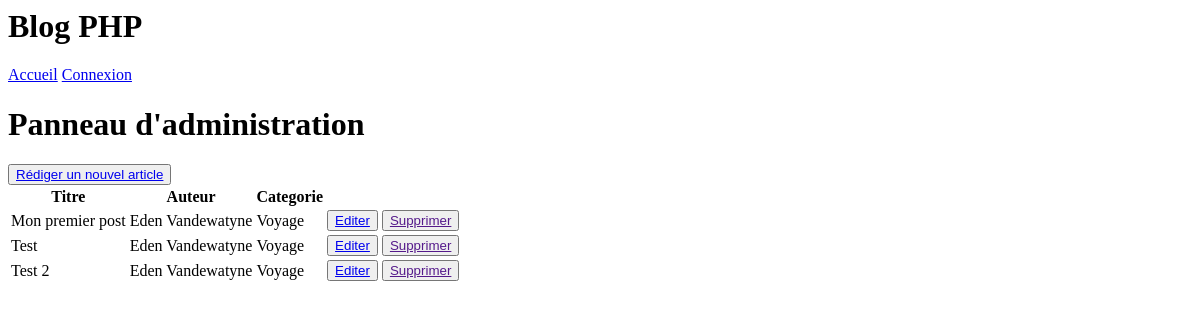
The app's page /admin.php, older data.
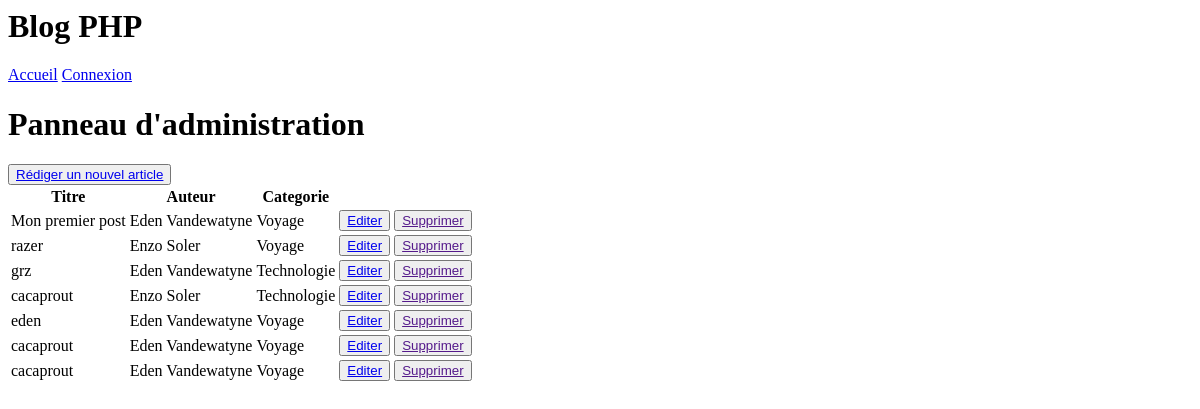
The same page, newer data.
### tables this page shows
CREATE TABLE `posts` (
  `id` int(11) NOT NULL,
  `titre` varchar(255) NOT NULL,
  `contenu` text NOT NULL,
  `date_creation` datetime DEFAULT CURRENT_TIMESTAMP,
  `auteur_id` int(11) DEFAULT NULL,
  `categorie_id` int(11) DEFAULT NULL
);

CREATE TABLE `categories` (
  `id` int(11) NOT NULL,
  `name` varchar(100) NOT NULL
);

### admin.php (the view, shortened to what this page needs)
<html>
<body>
    <?php
        include("include/header.php");
        include("basedonnee.php");
    ?>
    <h1>Panneau d'administration</h1>
    <button><a href="addarticle.php">Rédiger un nouvel article</a></button>
    <table>
        <thead>
            <tr>
                <th>Titre</th>
                <th>Auteur</th>
                <th>Categorie</th>
                <th></th>
                <th></th>
            </tr>
        </thead>
        <tbody>
            <?php
                $sql = "SELECT *, posts.id AS post_id, admin.prenom AS auteur_prenom, admin.nom AS auteur_nom, categories.name AS categorie
                        FROM posts
                        JOIN admin
                            ON posts.auteur_id = admin.id
                        JOIN categories
                            ON posts.categorie_id = categories.id";
                $query = $pdo->query($sql);
                $results = $query->fetchAll(PDO::FETCH_ASSOC);
                foreach ($results as $row) {
                    ?>
                        <tr>
                            <td><?php echo $row["titre"] ?></td>
                            <td><?php echo $row["auteur_prenom"] ." "   .$row["auteur_nom"]?></td>
                            <td><?php echo $row["categorie"] ?></td>
                            <td><button><a href="edit.php?id=<?php echo $row["post_id"] ?>">Editer</a></button></td>
                            <td><button><a href="">Supprimer</a></button></td>
                        </tr>
                    <?php
                }
            ?>
        </tbody>
    </table>
</body>
</html>

### include/header.php (shortened to what this page needs)
<html>
    <body>
        <h1>Blog PHP</h1>
        <nav>
            <a href="index.php">Accueil</a>
            <?php if (isset($_SESSION["admin_id"])): ?>
                <a href="admin.php">Admin</a>
                <a href="logout.php">Déconnexion</a>
                <p>Connecté en tant que <?= $_SESSION["admin_prenom"] ?> <?= $_SESSION["admin_nom"] ?></p>
            <?php else: ?>
                <a href="login.php">Connexion</a>
            <?php endif; ?>
        </nav>
    </body>
</html>

Row changes from the older to the newer data that the page shows:
removed posts: titre "Test", admin.prenom "Eden", admin.nom "Vandewatyne", categorie.name "Voyage"
removed posts: titre "Test 2", admin.prenom "Eden", admin.nom "Vandewatyne", categorie.name "Voyage"
added posts: titre "razer", admin.prenom "Enzo", admin.nom "Soler", categorie.name "Voyage"
added posts: titre "grz", admin.prenom "Eden", admin.nom "Vandewatyne", categorie.name "Technologie"
added posts: titre "cacaprout", admin.prenom "Enzo", admin.nom "Soler", categorie.name "Technologie"
added posts: titre "eden", admin.prenom "Eden", admin.nom "Vandewatyne", categorie.name "Voyage"
added posts: titre "cacaprout", admin.prenom "Eden", admin.nom "Vandewatyne", categorie.name "Voyage"
added posts: titre "cacaprout", admin.prenom "Eden", admin.nom "Vandewatyne", categorie.name "Voyage"
